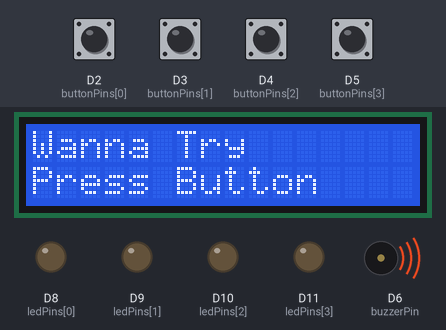
Bench run of a sketch on a simulated Arduino Uno R4 WiFi. On the bench: 16×2 character LCD, output pins drawn as LEDs (lit = HIGH), buzzer (waves = sounding, pin HIGH). Dashed ring = blinking. Inputs (shaded band) come from the test bench; at power-on: D2 (buttonPins[0]), D3 (buttonPins[1]), D4 (buttonPins[2]), D5 (buttonPins[3]) HIGH. WiFi joins after 1.5 s; servers stay silent unless stated; random numbers use the default seed unless the sketch sets one; no MQTT or app messages arrive unless stated; what the sketch prints to the serial monitor is not drawn.

Above: at 2.8 s.
2.9 s: D2 (buttonPins[0]) pulled LOW for 0.15 s
At 3.4 s:
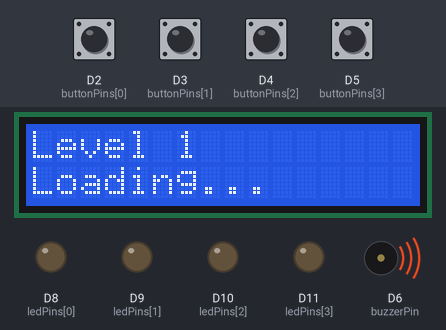
At 5.2 s:
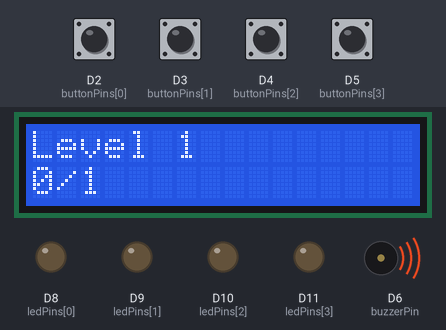
6.0 s: D3 (buttonPins[1]) pulled LOW for 0.15 s
At 6.32 s:
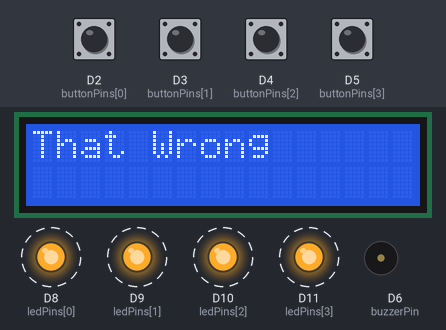
Timing chart, 0 to 9.8 s (numbered marks = the images above; inputs shaded):
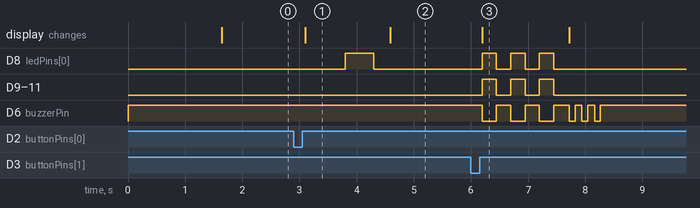

Measured:
- after the input at 2.9 s, D8 (ledPins[0]): LOW → HIGH after 0.90 s, → LOW 0.50 s later; the display: changes after 0.20 s (image 1)
- after the input at 6.0 s, D8 (ledPins[0]), D9 (ledPins[1]), D10 (ledPins[2]), D11 (ledPins[3]): alternates HIGH for 0.25 s and LOW for 0.25 s, 6 changes in all, then stays LOW, starting after 0.20 s; D6 (buzzerPin): HIGH → LOW after 0.20 s, then repeats every 0.22 s: LOW 0.10 s, HIGH 0.12 s; the display: changes after 0.20 s (image 3)
- what the display in image 1 shows lasts 1.5 s, from 3.1 s to 4.6 s

The sketch:

Arduino_LED_Memory_Game.ino
```cpp
#include <Wire.h>
#include <LiquidCrystal_I2C.h>
#include <WiFiS3.h>
#include <ArduinoMqttClient.h>

const char WIFI_SSID[] = "name";
const char WIFI_PASSWORD[] = "password";

const char MQTT_BROKER[] = "broker.hivemq.com";
const int MQTT_PORT = 1883;
const char MQTT_TOPIC[] = "Project_PC/memory_game";

WiFiClient wifiClient;
MqttClient mqttClient(wifiClient);

LiquidCrystal_I2C lcd(0x27, 16, 2);
const int ledPins[4] = {8, 9, 10, 11};
const int buttonPins[4] = {2, 3, 4, 5};
const int buzzerPin = 6;

const int maxLevel = 50;
int sequence[maxLevel];
int level = 1;
int highestLevel = 0;

bool connectWiFi() {
  if (WiFi.status() == WL_CONNECTED) {
    return true;
  }

  Serial.println("Connecting to WiFi...");

  WiFi.begin(WIFI_SSID, WIFI_PASSWORD);

  unsigned long startTime = millis();

  while (WiFi.status() != WL_CONNECTED &&
         millis() - startTime < 8000) {
    delay(200);
  }

  if (WiFi.status() == WL_CONNECTED) {
    Serial.println("WiFi Connected!");
    Serial.print("IP Address: ");
    Serial.println(WiFi.localIP());
    return true;
  }

  Serial.println("WiFi connection failed.");
  return false;
}

bool connectMQTT() {
  if (WiFi.status() != WL_CONNECTED) {
    return false;
  }

  if (mqttClient.connected()) {
    return true;
  }

  Serial.println("Connecting to MQTT...");

  if (mqttClient.connect(MQTT_BROKER, MQTT_PORT)) {
    Serial.println("MQTT Connected!");
    return true;
  }

  Serial.print("MQTT connection failed. Error: ");
  Serial.println(mqttClient.connectError());

  return false;
}

void maintainMQTT() {
  if (WiFi.status() == WL_CONNECTED &&
      mqttClient.connected()) {
    mqttClient.poll();
  }
}

void publishScore(int score) {
  Serial.println("Game Finished!");
  Serial.print("Final Score: ");
  Serial.println(score);
  if (WiFi.status() != WL_CONNECTED) {
    if (!connectWiFi()) {
      Serial.println("Score not sent: WiFi offline.");
      return;
    }
  }
  if (!mqttClient.connected()) {
    if (!connectMQTT()) {
      Serial.println("Score not sent: MQTT offline.");
      return;
    }
  }
  if (!mqttClient.beginMessage(MQTT_TOPIC)) {
    Serial.println("MQTT beginMessage failed.");
    return;
  }

  mqttClient.print("Level: ");
  mqttClient.print(score);

  if (mqttClient.endMessage()) {
    Serial.print("MQTT Published: ");
    Serial.println(score);
    Serial.print("Topic: ");
    Serial.println(MQTT_TOPIC);
  } else {
    Serial.println("MQTT publish failed.");
  }
}


void buzzerOn() {
  digitalWrite(buzzerPin, LOW);
}

void buzzerOff() {
  digitalWrite(buzzerPin, HIGH);
}

void wrongSound() {
  for (int i = 0; i < 2; i++) {
    buzzerOn();
    delay(400);
    buzzerOff();
    delay(200);
  }
}

void scoreSound() {
  for (int i = 0; i < 3; i++) {
    buzzerOn();
    delay(100);
    buzzerOff();
    delay(120);
  }
}

void allLedsOff() {
  for (int i = 0; i < 4; i++) {
    digitalWrite(ledPins[i], LOW);
  }
}

void showStartScreen() {
  lcd.clear();

  lcd.setCursor(0, 0);
  lcd.print("Wanna Try");

  lcd.setCursor(0, 1);
  lcd.print("Press Button");
}

void waitForStart() {
  while (true) {
    maintainMQTT();

    for (int i = 0; i < 4; i++) {
      if (digitalRead(buttonPins[i]) == LOW) {
        delay(30);

        if (digitalRead(buttonPins[i]) != LOW) {
          continue;
        }

        while (digitalRead(buttonPins[i]) == LOW) {
          maintainMQTT();
          delay(10);
        }

        delay(30);
        return;
      }
    }
  }
}

void showColor(int color) {
  digitalWrite(ledPins[color], HIGH);
  delay(500);
  digitalWrite(ledPins[color], LOW);
}

void showSequence() {
  lcd.clear();

  lcd.setCursor(0, 0);
  lcd.print("Level ");
  lcd.print(level);

  lcd.setCursor(0, 1);
  lcd.print("Loading...");

  delay(700);

  for (int i = 0; i < level; i++) {
    showColor(sequence[i]);
    delay(250);

    maintainMQTT();
  }
}

void showProgress(int correctCount) {
  lcd.setCursor(0, 0);
  lcd.print("Level ");
  lcd.print(level);
  lcd.print("          ");
  lcd.setCursor(0, 1);
  lcd.print("                ");
  lcd.setCursor(0, 1);
  lcd.print(correctCount);
  lcd.print("/");
  lcd.print(level);
}

int waitForButton() {
  while (true) {
    maintainMQTT();
    for (int i = 0; i < 4; i++) {
      if (digitalRead(buttonPins[i]) == LOW) {
        delay(30);
        if (digitalRead(buttonPins[i]) != LOW) {
          continue;
        }

        while (digitalRead(buttonPins[i]) == LOW) {
          maintainMQTT();
          delay(10);
        }
        delay(30);
        return i;
      }
    }
  }
}

void correctPress(int color) {
  digitalWrite(ledPins[color], HIGH);
  buzzerOn();
  delay(180);
  buzzerOff();
  digitalWrite(ledPins[color], LOW);
  delay(150);
}

void wrongAnswer() {
  buzzerOff();
  lcd.clear();
  lcd.setCursor(0, 0);
  lcd.print("That Wrong");
  for (int j = 0; j < 3; j++) {
    for (int i = 0; i < 4; i++) {
      digitalWrite(ledPins[i], HIGH);
    }
    if (j < 3) {
      buzzerOn();
    }
    delay(250);
    allLedsOff();
    buzzerOff();
    delay(250);
  }

  if (level > highestLevel) {
    highestLevel = level;
  }
  lcd.clear();
  lcd.setCursor(0, 0);
  lcd.print("Highest: ");
  lcd.print(highestLevel);

  lcd.setCursor(0, 1);
  lcd.print("Your Level: ");
  lcd.print(level - 1);

  scoreSound();
  publishScore(level - 1);
  delay(3000);
}

void resetGame() {
  level = 1;
  sequence[0] = random(0, 4);
}

void setup() {
  Serial.begin(115200);
  digitalWrite(buzzerPin, HIGH);
  pinMode(buzzerPin, OUTPUT);
  buzzerOff();
  for (int i = 0; i < 4; i++) {
    pinMode(ledPins[i], OUTPUT);
    pinMode(buttonPins[i], INPUT_PULLUP);
  }
  allLedsOff();
  randomSeed(analogRead(A0));

  lcd.init();
  lcd.backlight();

  if (connectWiFi()) {
    connectMQTT();
  }
}

void loop() {
  showStartScreen();
  waitForStart();

  resetGame();

  bool gameOver = false;

  while (!gameOver) {
    maintainMQTT();

    showSequence();
    showProgress(0);

    bool correct = true;

    for (int i = 0; i < level; i++) {
      int answer = waitForButton();

      if (answer == sequence[i]) {
        correctPress(answer);
        showProgress(i + 1);
      } else {
        correct = false;
        break;
      }
    }

    if (correct) {
      if (level > highestLevel) {
        highestLevel = level;
      }

      if (level < maxLevel) {
        sequence[level] = random(0, 4);
        level++;
      } else {
        publishScore(maxLevel);
        gameOver = true;
      }

      delay(800);
    } else {
      wrongAnswer();
      gameOver = true;
    }
  }
}
```
